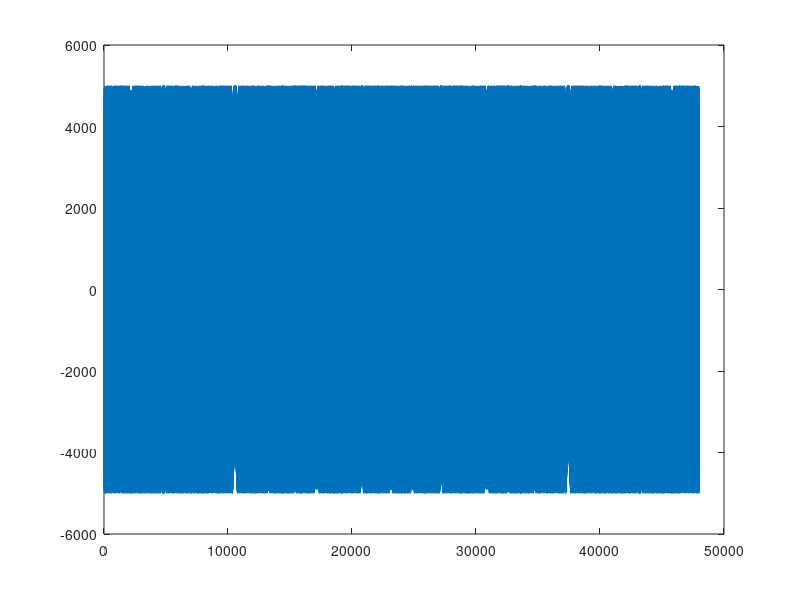
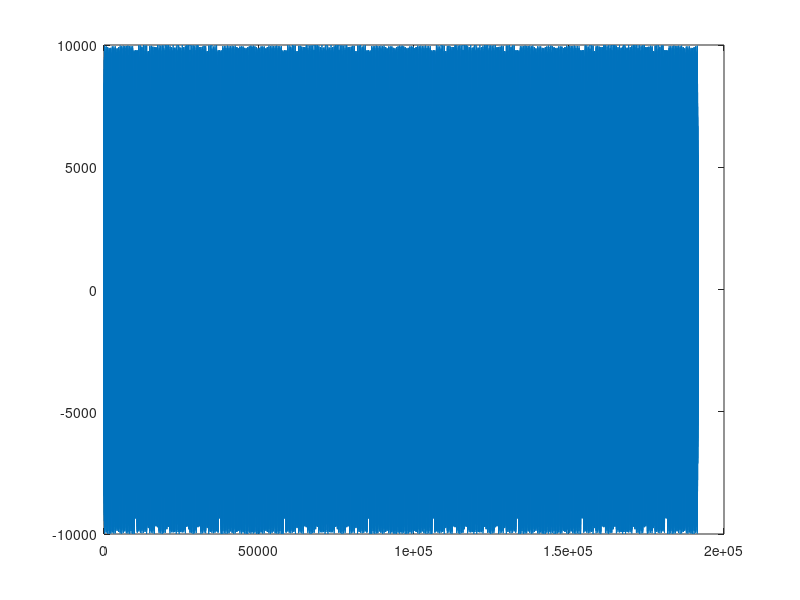

These figures' MATLAB source, in order: (Note: this script raises an error after producing the figures.)
clear
sf = 48000;
speakerDis = 0.3;
halfT = 0.5;%s
standardFreq = 100; %f
F = 17000;
B = 5000;
T = 0.5;
offsetPart = 0.01;
standardPeriod = sf/(B*offsetPart*2);
%% distance diff
yDis = 0.3;
xDis = -0.2;
leftDis = sqrt((xDis+speakerDis/2)^2+yDis^2);
rightDis = sqrt((xDis-speakerDis/2)^2+yDis^2);
dotDiff = round((leftDis-rightDis)/340.29 * sf);

%% generate
N = T * sf;
t = 1/sf:1/sf:T;
K = B/T;
chirp = cos(2*pi.*(F.*t+K/2.*t.^2))*5000;
zig = [chirp flip(chirp)];
figure(1)
plot(zig)
audio = [];
for i = 1:2/T
    audio = [audio zig];
end

offsetPoint = N * offsetPart*2+dotDiff;
totalPoint = length(audio) - offsetPoint;
audioData1 = audio(1,1:totalPoint);
audioData2 = audio(1,1+offsetPoint:totalPoint+offsetPoint);

audioData = audioData1+audioData2;
figure(2)
plot(audioData)

%% analyze
windowSizePoint = 6;
audioVolume = zeros(1,totalPoint);
for n = 6: totalPoint
    audioVolume(1,n) = 10*log(sum(audioData(1,n-5:n).^2)/windowSizePoint)/log(10);
end
% audioVolume = smooth(audioVolume,50)';
% locate = find(audioVolume<10);
% audioVolume(locate) = [];

[pksRaw,locsRaw] = findpeaks(-audioVolume,'minpeakdistance',standardPeriod*0.7);
pksRaw = -pksRaw;

figure(3)
plot(audioVolume)
hold on
plot(locsRaw,pksRaw,'.')
hold off
%% filter
audioVolume = lowpass(audioVolume,150,sf);
[pksRaw,locsRaw] = findpeaks(-audioVolume,'minpeakdistance',standardPeriod*0.7);
pksRaw = -pksRaw;

figure(4)
plot(audioVolume)
hold on
plot(locsRaw,pksRaw,'.')
hold off
audioV = audioVolume;


%% rm low volume part

audioStrPro = [];
disData = [];
stack = [];

i = 1;
cnt = 0;
while i < length(locsRaw)
    win = audioV(1,locsRaw(i):locsRaw(i+1));
    [pks,locs] = findpeaks(win,'minpeakdistance',50);
    if(length(pks)<2 && pks>12+min(win))
        cnt = cnt +1;
        audioStrPro = [audioStrPro win];
        disData = [disData length(win)];
    end
    i = i+1;
end

[pksRaw,locsRaw] = findpeaks(-audioStrPro,'minpeakdistance',standardPeriod*0.7);
pksRaw = -pksRaw;
figure(3)
plot(audioStrPro)
hold on
plot(locsRaw,pksRaw,'.')
hold off

%% locsDiff
size = length(audioStrPro)/cnt;
freq = sf/size;

[size freq]
